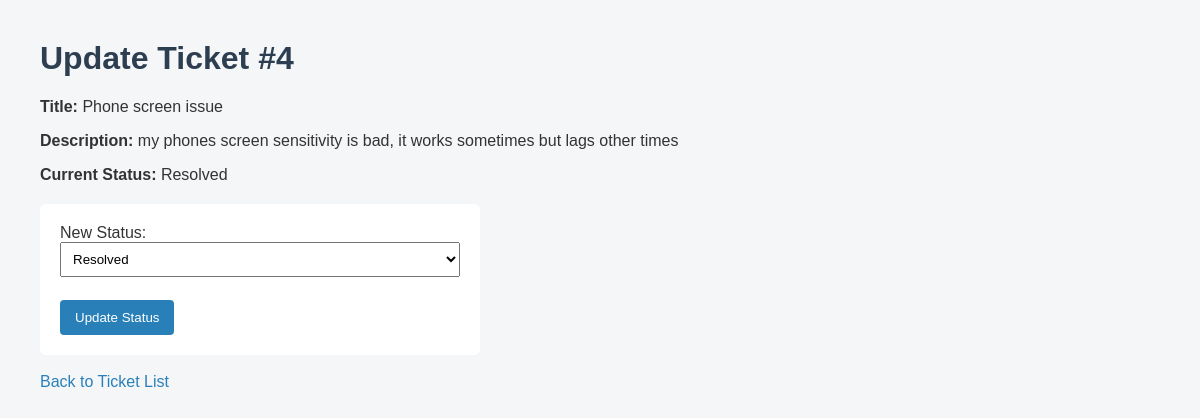
Page /update/4 on the committed database.
### tables this page shows
CREATE TABLE tickets (
            id INTEGER PRIMARY KEY AUTOINCREMENT,
            user_name TEXT NOT NULL,
            title TEXT NOT NULL,
            description TEXT NOT NULL,
            category TEXT NOT NULL,
            priority TEXT NOT NULL,
            status TEXT NOT NULL DEFAULT 'Pending',
            date_created TEXT NOT NULL
        );

### app.py (the view, shortened to what this page needs)
@app.route("/update/<int:ticket_id>", methods=["GET", "POST"])
def update(ticket_id):
    connection = get_db_connection()
    ticket = connection.execute("SELECT * FROM tickets WHERE id = ?", (ticket_id,)).fetchone()
    connection.close()
    return render_template("update.html", ticket=ticket)

### app.py (called while the page is built)
def get_db_connection():
    connection = sqlite3.connect("tickets.db")
    connection.row_factory = sqlite3.Row
    return connection

### templates/update.html (shortened to what this page needs)
<!DOCTYPE html>
<html>
<head>
    <link rel="stylesheet" href="{{ url_for('static', filename='style.css') }}">
</head>
<body>
    <h1>Update Ticket #{{ ticket['id'] }}</h1>
    <p><strong>Title:</strong> {{ ticket['title'] }}</p>
    <p><strong>Description:</strong> {{ ticket['description'] }}</p>
    <p><strong>Current Status:</strong> {{ ticket['status'] }}</p>
    <form method="POST">
        <label>New Status:</label><br>
        <select name="status">
            <option value="Resolved" {% if ticket['status'] == 'Resolved' %}selected{% endif %}>Resolved</option>
        </select><br><br>
        <button type="submit">Update Status</button>
    </form>
    <br>
    <a href="{{ url_for('index') }}">Back to Ticket List</a>
</body>
</html>

### static/style.css (style rules this page uses)
body { font-family: Arial, sans-serif; background-color: #f4f6f8; color: #333; margin: 40px; }
h1 { color: #2c3e50; }
a { color: #2980b9; text-decoration: none; }
form { background-color: white; padding: 20px; border-radius: 6px; max-width: 400px; margin-top: 20px; }
input, select, textarea { width: 100%; padding: 8px; margin-bottom: 5px; box-sizing: border-box; }
button { background-color: #2980b9; color: white; padding: 10px 15px; border: none; border-radius: 4px; cursor: pointer; }

### rows in the picture
tickets: id "4", title "Phone screen issue", description "my phones screen sensitivity is bad, it works sometimes but lags other times", status "Resolved"
